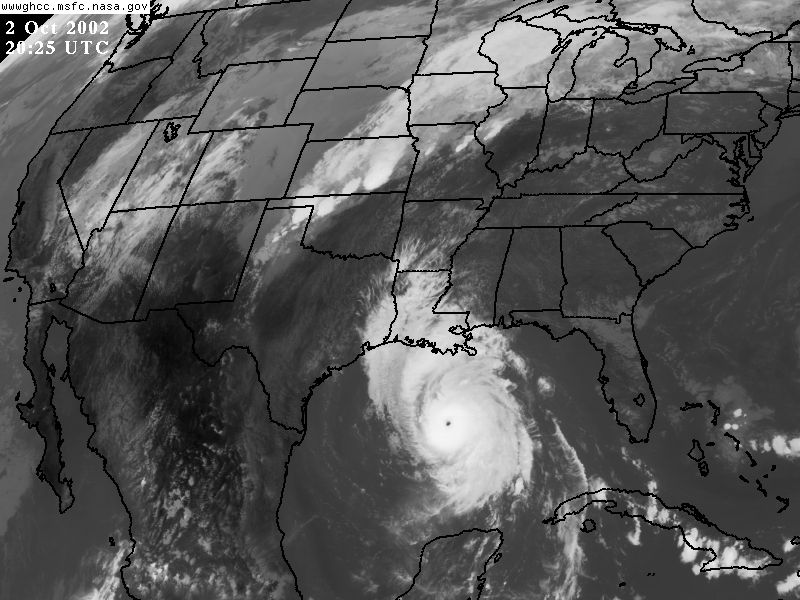
#> input picture 08/08_pseudocoloring/lily.jpg, 800 x 600 px
$ python pseudocoloring-builtin.py
#> lines starting #> are read from the running program, lines starting #| are printed output that depends on the picture
'''
	author: ceposerio@up.edu.ph
	description: a demo for using the built-in function for pseudocoloring
	References: Color map types: https://docs.opencv.org/3.4/d3/d50/group__imgproc__colormap.html#ga9a805d8262bcbe273f16be9ea2055a65
'''

import numpy as np
import cv2

colormap_names = {cv2.COLORMAP_AUTUMN: "COLORMAP_AUTUMN",
cv2.COLORMAP_BONE: "COLORMAP_BONE",
cv2.COLORMAP_JET: "COLORMAP_JET",
cv2.COLORMAP_WINTER: "COLORMAP_WINTER",
cv2.COLORMAP_RAINBOW: "COLORMAP_RAINBOW",
cv2.COLORMAP_OCEAN: "COLORMAP_OCEAN",
cv2.COLORMAP_SUMMER: "COLORMAP_SUMMER",
cv2.COLORMAP_SPRING: "COLORMAP_SPRING",
cv2.COLORMAP_COOL: "COLORMAP_COOL",
cv2.COLORMAP_HSV: "COLORMAP_HSV",
cv2.COLORMAP_PINK: "COLORMAP_PINK",
cv2.COLORMAP_HOT: "COLORMAP_HOT",
cv2.COLORMAP_PARULA: "COLORMAP_PARULA"}


INPUT_FILENAME = "lily.jpg"
src = cv2.imread(INPUT_FILENAME,0)
#> src is the input picture: shape (600, 800); min 0, max 255, mean 87.3
out = np.zeros_like(src)


for i in range(12):
	result = cv2.applyColorMap(src, i)
	cv2.imshow(colormap_names[i], result)
#> this loop made 12 passes
#> pass 1, `result = cv2.applyColorMap(src, i)`:
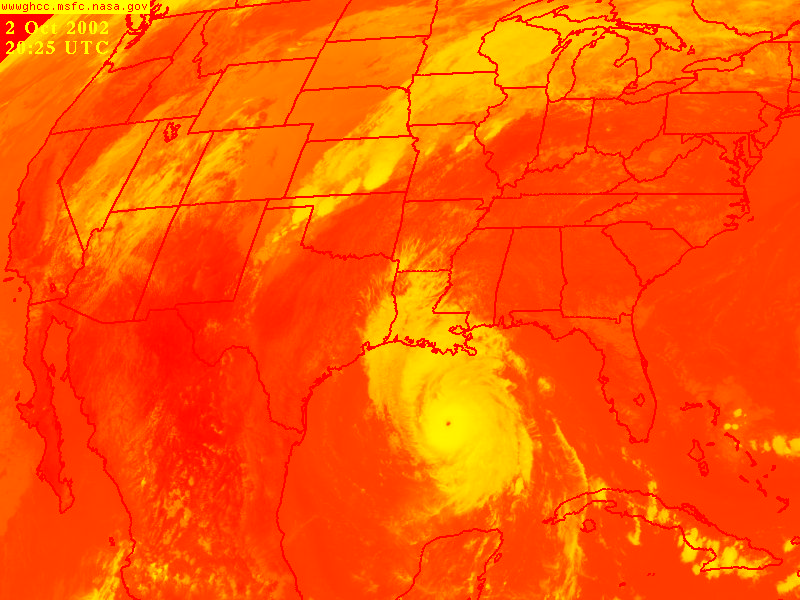
#> result: shape (600, 800, 3); mean B, G, R 0, 87.3, 255
#> pass 2, `result = cv2.applyColorMap(src, i)`:
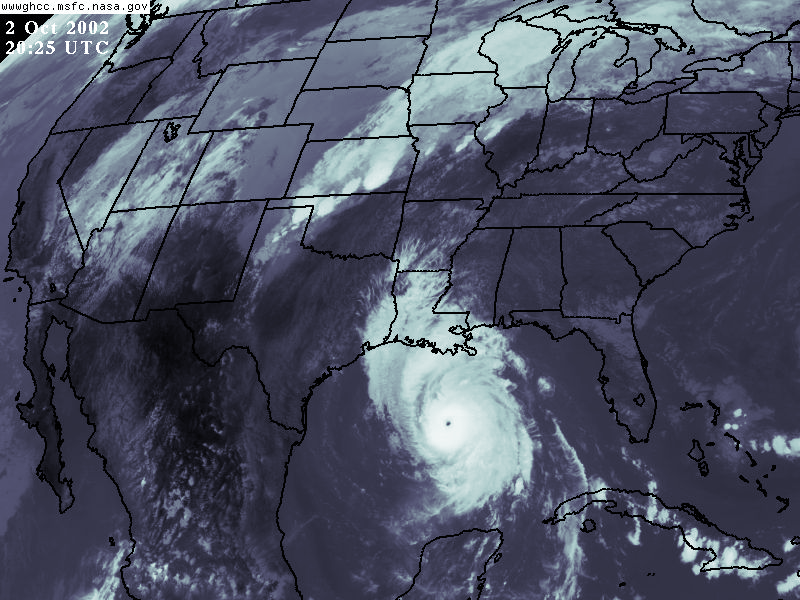
#> result: shape (600, 800, 3); mean B, G, R 99.6, 81.9, 77.1
#> pass 3, `result = cv2.applyColorMap(src, i)`:
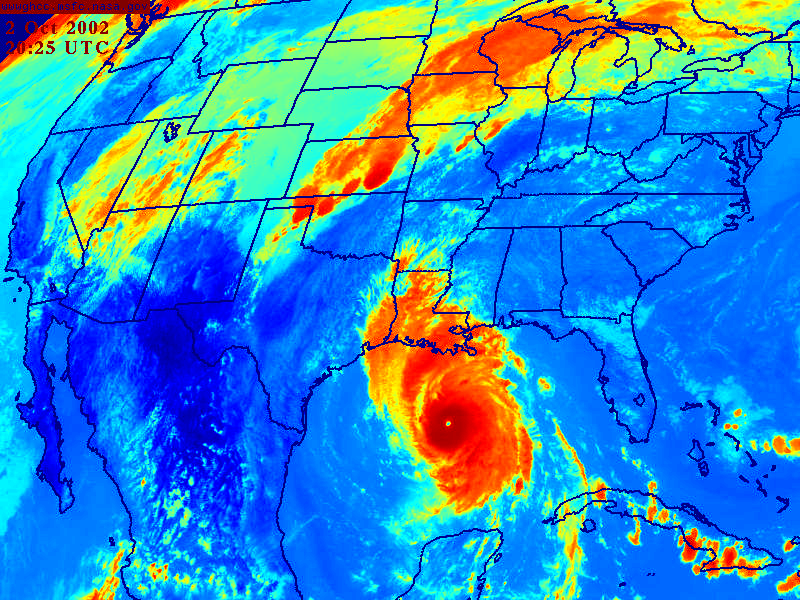
#> result: shape (600, 800, 3); mean B, G, R 193.6, 140.8, 52.9

cv2.imshow("Original", src)
cv2.waitKey(0)
cv2.destroyAllWindows()
